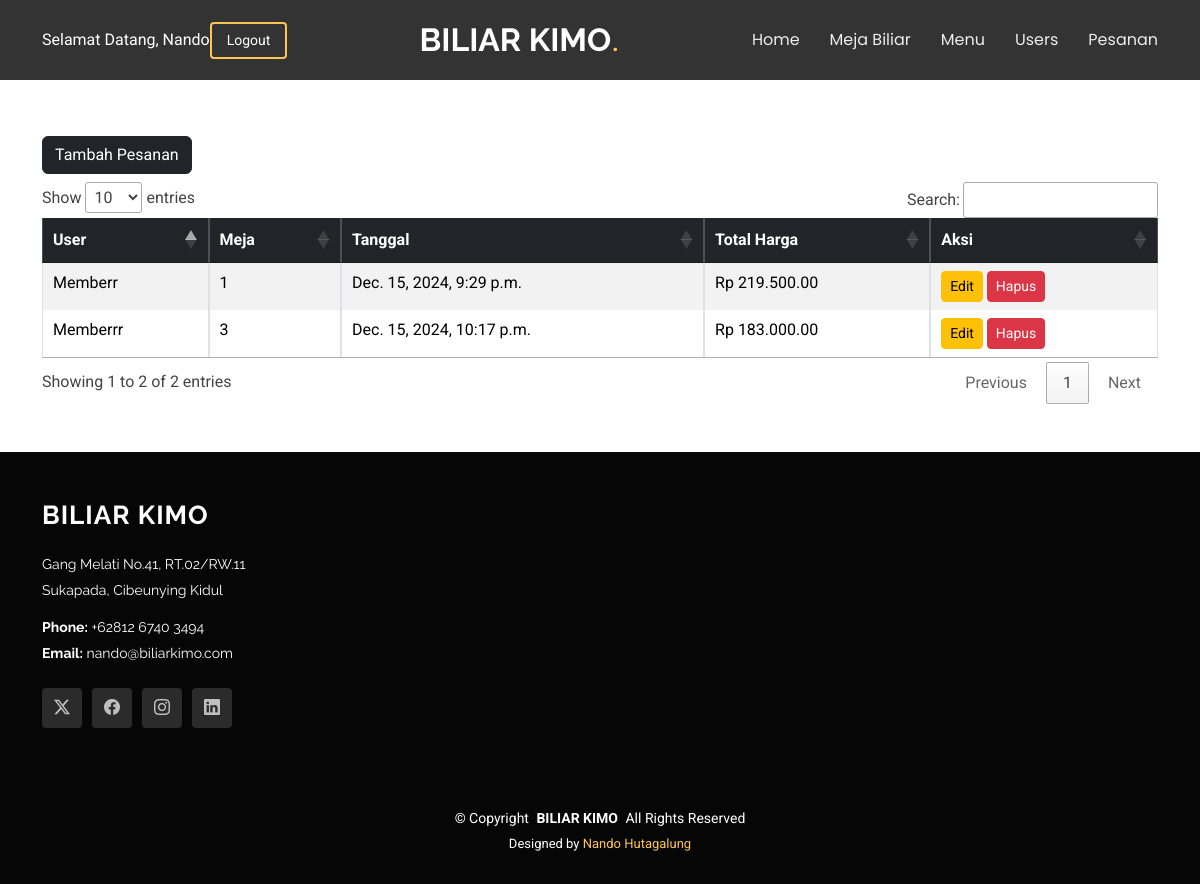
The app's page /pesanan/ (signed in) with its own data.
### users/models.py (models this page shows, shortened)
class User(AbstractUser):
    ROLES = [
        ('admin', 'Admin'),
        ('staff', 'Staff'),
        ('member', 'Member'),
    ]
    email = models.EmailField(unique=True)
    role = models.CharField(max_length=20, choices=ROLES, default='viewer')

### pesanan/models.py (models this page shows, shortened)
class Pesanan(models.Model):
    user = models.ForeignKey(User, on_delete=models.CASCADE)
    meja = models.ForeignKey(MejaBiliar, on_delete=models.CASCADE)
    tanggal_pemesanan = models.DateTimeField(auto_now_add=True)
    durasi_meja = models.PositiveIntegerField(help_text="Durasi pemesanan dalam jam", default=1)
    total_harga = models.DecimalField(max_digits=10, decimal_places=2, default=0.0)
    status = models.CharField(max_length=20, default='aktif')
    is_send = models.BooleanField(default=False)
    waktu_selesai = models.DateTimeField(editable=False, null=True, blank=True)
    waktu_notif = models.DateTimeField(editable=False, null=True, blank=True)
    notifikasi_dikirim = models.BooleanField(default=False)

### meja_biliar/models.py (models this page shows, shortened)
class MejaBiliar(models.Model):
    STATUS_CHOICES = [
        ('full', 'Full'),
        ('ada', 'Ada'),
        ('perbaikan', 'Perbaikan'),
    ]
    no_meja = models.CharField(max_length=20)
    harga_siang = models.DecimalField(max_digits=10, decimal_places=2)
    harga_malam = models.DecimalField(max_digits=10, decimal_places=2)
    status = models.CharField(max_length=20, choices=STATUS_CHOICES, default='ada')

### pesanan/views.py (the view)
# urls.py: path('', views.list_pesanan, name='list_pesanan'),
@login_required
def list_pesanan(request):
    pesanan_list = Pesanan.objects.all().select_related('meja', 'user')
    return render(request, 'pesanan/list_pesanan.html', {'pesanan_list': pesanan_list})

### projekan_akhir/templatetags/filters.py (called while the page is built)
@register.filter
def rupiah(value):
    try:
        return "Rp {:,}".format(value).replace(",", ".")
    except ValueError:
        return value

### pesanan/templates/pesanan/list_pesanan.html (shortened to what this page needs)
{% extends 'projekan_akhir/base.html' %}
{% load static %}
{% load filters %}
{% block content %}
<div class="container my-5">
    <div class="d-flex justify-content-between align-items-center py-2">
    <a class="btn btn-dark" href="{% url 'add_pesanan' %}">Tambah Pesanan</a>
    </div>
    <table id="dataTables_pesanan" class="table table-bordered table-striped table-responsive">
        <thead class="table-dark">
            <tr>
                <th>User</th>
                <th>Meja</th>
                <th>Tanggal</th>
                <th>Total Harga</th>
                <th>Aksi</th>
            </tr>
        </thead>
        <tbody>
            {% for pesanan in pesanan_list %}
            <tr>
                <td>{{ pesanan.user.username }}</td>
                <td>{{ pesanan.meja.no_meja }}</td>
                <td>{{ pesanan.tanggal_pemesanan }}</td>
                <td>{{ pesanan.total_harga | rupiah }}</td>
                <td>
                    <a class="btn btn-warning btn-sm" href="{% url 'edit_pesanan' pesanan.id %}">Edit</a>
                    <a class="btn btn-danger btn-sm" href="{% url 'delete_pesanan' pesanan.id %}">Hapus</a>
                </td>
            </tr>
            {% endfor %}
        </tbody>
    </table>
</div>
{% endblock %}

### projekan_akhir/templates/projekan_akhir/base.html (shortened to what this page needs)
<!DOCTYPE html>
<html lang="en">
<head>
  {% load static %}
  {% load filters %}
  <link href="{% static 'vendor/bootstrap/css/bootstrap.min.css' %}" rel="stylesheet">
  <link href="{% static 'vendor/bootstrap-icons/bootstrap-icons.css' %}" rel="stylesheet">
  <link href="{% static 'vendor/aos/aos.css' %}" rel="stylesheet">
  <link href="{% static 'vendor/swiper/swiper-bundle.min.css' %}" rel="stylesheet">
  <link href="{% static 'vendor/glightbox/css/glightbox.min.css' %}" rel="stylesheet">
  <link href="https://cdn.datatables.net/1.13.4/css/jquery.dataTables.min.css" rel="stylesheet">
  <link href="{% static 'css/main.css' %}" rel="stylesheet">
</head>
<body class="portfolio-details-page">
  <header id="header" class="header d-flex align-items-center position-relative">
    <div class="container-fluid container-xl position-relative d-flex align-items-center justify-content-between">
      <a href="index.html" class="logo d-flex align-items-center me-auto me-lg-0">
        <h1 class="sitename">BILIAR KIMO</h1>
        <span>.</span>
      </a>
      <nav id="navmenu" class="navmenu">
        <ul>
          <li><a href="/dashboard">Home<br></a></li>
          <li><a href="/meja_biliar">Meja Biliar</a></li>
          <li><a href="/menu">Menu</a></li>
          <li><a href="/users">Users</a></li>
          <li><a href="/pesanan">Pesanan</a></li>
        </ul>
      </nav>
      <div class="d-flex justify-content-between align-items-center">
        <a class="text-white">Selamat Datang, {{ user.username }}</a>
        <a class="btn-getstarted" href="{% url 'logout' %}">Logout</a>
    </div>
    </div>
  </header>
  {% block content %}
  {% endblock %}
 {% include 'projekan_akhir/footer.html' %}
</body>
</html>

### projekan_akhir/static/css/main.css (style rules this page uses)
:root { --default-font: "Roboto", system-ui, -apple-system, "Segoe UI", Roboto, "Helvetica Neue", Arial, "Noto Sans", "Liberation Sans", sans-serif, "Apple Color Emoji", "Segoe UI Emoji", "Segoe UI Symbol", "Noto Color Emoji"; --heading-font: "Raleway", sans-serif; --nav-font: "Poppins", sans-serif; }
:root { --background-color: #ffffff; --default-color: #444444; --heading-color: #151515; --accent-color: #ffc451; --surface-color: #ffffff; --contrast-color: #312f2f; }
:root { --nav-color: rgba(255, 255, 255, 0.905); --nav-hover-color: #ffc451; --nav-mobile-background-color: #ffffff; --nav-dropdown-background-color: #ffffff; --nav-dropdown-color: #212529; --nav-dropdown-hover-color: #ffc451; }
:root { scroll-behavior: smooth; }
body { color: var(--default-color); background-color: var(--background-color); font-family: var(--default-font); }
a { color: var(--accent-color); text-decoration: none; transition: 0.3s; }
h1, h2, h3, h4, h5, h6 { color: var(--heading-color); font-family: var(--heading-font); }
.header { --background-color: rgba(0, 0, 0, 0.8); --heading-color: #ffffff; --contrast-color: #ffffff; color: var(--default-color); background-color: var(--background-color); padding: 10px 0; transition: all 0.5s; z-index: 997; }
.header .logo { line-height: 1; }
.header .logo h1 { font-size: 32px; margin: 0; font-weight: 700; color: var(--heading-color); }
.header .logo span { color: var(--accent-color); font-size: 32px; }
.header .btn-getstarted, .header .btn-getstarted:focus { color: var(--contrast-color); font-size: 14px; padding: 8px 30px; margin: 0 0 0 30px; border-radius: 4px; transition: 0.3s; border: 2px solid var(--accent-color); }
@media (max-width: 1200px) { .header .logo { order: 1; } }
@media (max-width: 1200px) { .header .btn-getstarted { order: 2; margin: 0 15px 0 0; padding: 6px 15px; } }
@media (max-width: 1200px) { .header .navmenu { order: 3; } }
@media (min-width: 1200px) { .navmenu { padding: 0; } }
@media (min-width: 1200px) { .navmenu ul { margin: 0; padding: 0; display: flex; list-style: none; align-items: center; } }
@media (min-width: 1200px) { .navmenu li { position: relative; } }
@media (min-width: 1200px) { .navmenu a, .navmenu a:focus { color: var(--nav-color); padding: 18px 15px; font-size: 16px; font-family: var(--nav-font); font-weight: 400; display: flex; align-items: center; justify-content: space-between; white-space: nowrap; transition: 0.3s; } }
@media (min-width: 1200px) { .navmenu li:last-child a { padding-right: 0; } }

### records on screen
User: username "Nando"
Pesanan: user.username "Memberr", meja.no_meja "1", tanggal_pemesanan "Dec. 15, 2024, 9:29 p.m.", total_harga|rupiah "Rp 219.500.00"
Pesanan: user.username "Memberrr", meja.no_meja "3", tanggal_pemesanan "Dec. 15, 2024, 10:17 p.m.", total_harga|rupiah "Rp 183.000.00"
